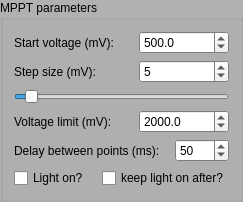
            <widget class="QGroupBox" name="groupBox_MPPTParam">
             <property name="palette">
              <palette>
               <active>
                <colorrole role="Base">
                 <brush brushstyle="SolidPattern">
                  <color alpha="255">
                   <red>255</red>
                   <green>255</green>
                   <blue>255</blue>
                  </color>
                 </brush>
                </colorrole>
                <colorrole role="Window">
                 <brush brushstyle="SolidPattern">
                  <color alpha="255">
                   <red>177</red>
                   <green>177</green>
                   <blue>177</blue>
                  </color>
                 </brush>
                </colorrole>
               </active>
               <inactive>
                <colorrole role="Base">
                 <brush brushstyle="SolidPattern">
                  <color alpha="255">
                   <red>255</red>
                   <green>255</green>
                   <blue>255</blue>
                  </color>
                 </brush>
                </colorrole>
                <colorrole role="Window">
                 <brush brushstyle="SolidPattern">
                  <color alpha="255">
                   <red>177</red>
                   <green>177</green>
                   <blue>177</blue>
                  </color>
                 </brush>
                </colorrole>
               </inactive>
               <disabled>
                <colorrole role="Base">
                 <brush brushstyle="SolidPattern">
                  <color alpha="255">
                   <red>177</red>
                   <green>177</green>
                   <blue>177</blue>
                  </color>
                 </brush>
                </colorrole>
                <colorrole role="Window">
                 <brush brushstyle="SolidPattern">
                  <color alpha="255">
                   <red>177</red>
                   <green>177</green>
                   <blue>177</blue>
                  </color>
                 </brush>
                </colorrole>
               </disabled>
              </palette>
             </property>
             <property name="cursor">
              <cursorShape>ArrowCursor</cursorShape>
             </property>
             <property name="autoFillBackground">
              <bool>true</bool>
             </property>
             <property name="title">
              <string>MPPT parameters</string>
             </property>
             <property name="flat">
              <bool>false</bool>
             </property>
             <property name="checkable">
              <bool>false</bool>
             </property>
             <layout class="QGridLayout" name="gridLayout_5">
              <item row="0" column="0" colspan="2">
               <widget class="QLabel" name="label_20">
                <property name="text">
                 <string>Start voltage (mV):</string>
                </property>
               </widget>
              </item>
              <item row="0" column="2" colspan="2">
               <widget class="QDoubleSpinBox" name="doubleSpinBox_MPPTstartvoltage">
                <property name="decimals">
                 <number>1</number>
                </property>
                <property name="minimum">
                 <double>-10000.000000000000000</double>
                </property>
                <property name="maximum">
                 <double>10000.000000000000000</double>
                </property>
                <property name="value">
                 <double>500.000000000000000</double>
                </property>
               </widget>
              </item>
              <item row="1" column="0">
               <widget class="QLabel" name="label_21">
                <property name="text">
                 <string>Step size (mV):</string>
                </property>
               </widget>
              </item>
              <item row="1" column="2" colspan="2">
               <widget class="QSpinBox" name="spinBox_MPPTstepsize">
                <property name="maximum">
                 <number>100</number>
                </property>
                <property name="value">
                 <number>5</number>
                </property>
               </widget>
              </item>
              <item row="2" column="0" colspan="4">
               <widget class="QSlider" name="horizontalSlider_MPPTstepsize">
                <property name="maximum">
                 <number>100</number>
                </property>
                <property name="value">
                 <number>5</number>
                </property>
                <property name="tracking">
                 <bool>true</bool>
                </property>
                <property name="orientation">
                 <enum>Qt::Horizontal</enum>
                </property>
               </widget>
              </item>
              <item row="3" column="0" colspan="2">
               <widget class="QLabel" name="label_22">
                <property name="text">
                 <string>Voltage limit (mV):</string>
                </property>
               </widget>
              </item>
              <item row="3" column="2" colspan="2">
               <widget class="QDoubleSpinBox" name="doubleSpinBox_MPPTvoltagelimit">
                <property name="decimals">
                 <number>1</number>
                </property>
                <property name="maximum">
                 <double>100000.000000000000000</double>
                </property>
                <property name="value">
                 <double>2000.000000000000000</double>
                </property>
               </widget>
              </item>
              <item row="4" column="0" colspan="3">
               <widget class="QLabel" name="label_23">
                <property name="text">
                 <string>Delay between points (ms):</string>
                </property>
               </widget>
              </item>
              <item row="4" column="3">
               <widget class="QDoubleSpinBox" name="doubleSpinBox_MPPTdelaypoints">
                <property name="decimals">
                 <number>0</number>
                </property>
                <property name="maximum">
                 <double>1000.000000000000000</double>
                </property>
                <property name="value">
                 <double>50.000000000000000</double>
                </property>
               </widget>
              </item>
              <item row="5" column="0">
               <widget class="QCheckBox" name="checkBox_MPPTlighton">
                <property name="text">
                 <string>Light on?</string>
                </property>
               </widget>
              </item>
              <item row="5" column="1" colspan="3">
               <widget class="QCheckBox" name="checkBox_MPPTlightonafter">
                <property name="text">
                 <string>keep light on after?</string>
                </property>
               </widget>
              </item>
             </layout>
            </widget>
